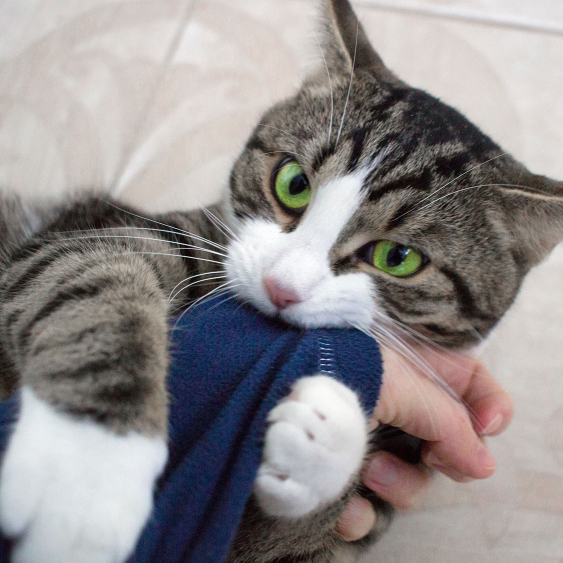
#> input picture cat.jpg, 1125 x 1125 px (shown at 1/2 size)
$ python Translation.py
#> lines starting #> are read from the running program, lines starting #| are printed output that depends on the picture
import cv2
import numpy as np
import imutils

img_color = cv2.imread('cat.jpg')
#> img_color is the input picture: shape (1125, 1125, 3); mean B, G, R 141.2, 140.8, 145.5
img_color = imutils.resize(img_color, width=500, height=500)
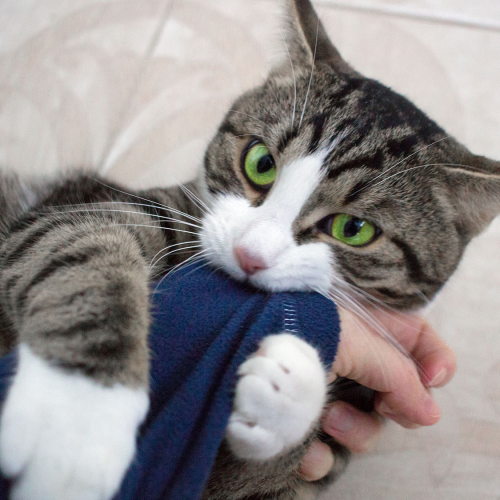
#> img_color: shape (500, 500, 3); mean B, G, R 141.2, 140.8, 145.5
cv2.imshow("Cuttyyy", img_color)

height, width = img_color.shape[:2]
#> height = 500; width = 500

M = np.float32([[1, 0 ,100], [0, 1, 50]])

img_translation = cv2.warpAffine(img_color, M, (width, height))
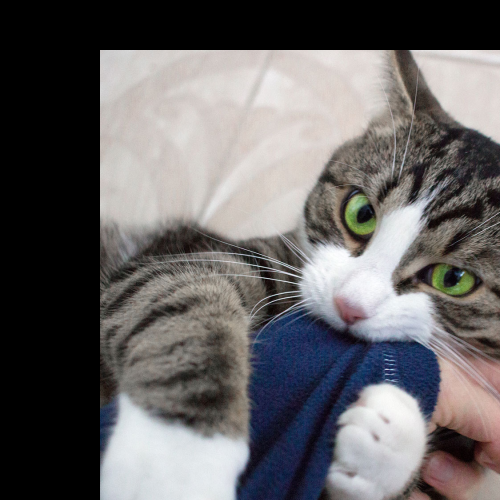
#> img_translation: shape (500, 500, 3); mean B, G, R 100.7, 99.9, 102.4
cv2.imshow("translation", img_translation)

cv2.waitKey(0)
cv2.destroyAllWindows()

$ run again, with Perspective.jpg copied over cat.jpg
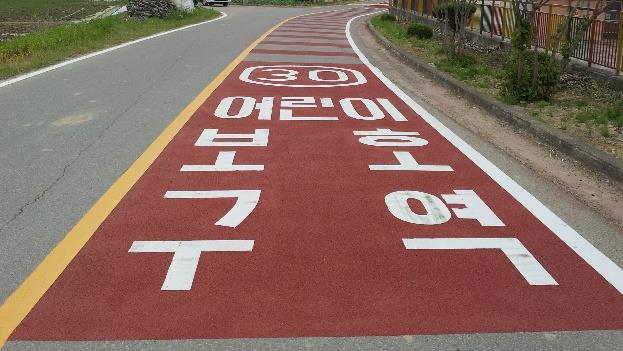
#> input picture Perspective.jpg, 623 x 351 px
#> img_color is the input picture: shape (351, 623, 3); mean B, G, R 97.9, 107.3, 136.8
#> img_color: shape (281, 500, 3)
#> `img_translation = cv2.warpAffine(img_color, M, (width, height))`:
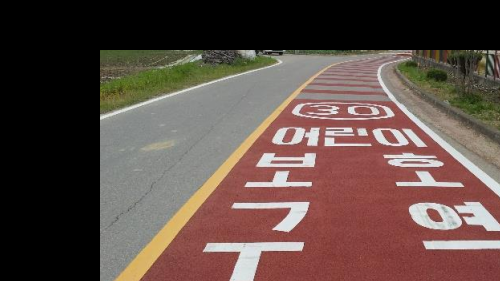
#> img_translation: shape (281, 500, 3); mean B, G, R 69.5, 75.8, 94.4
